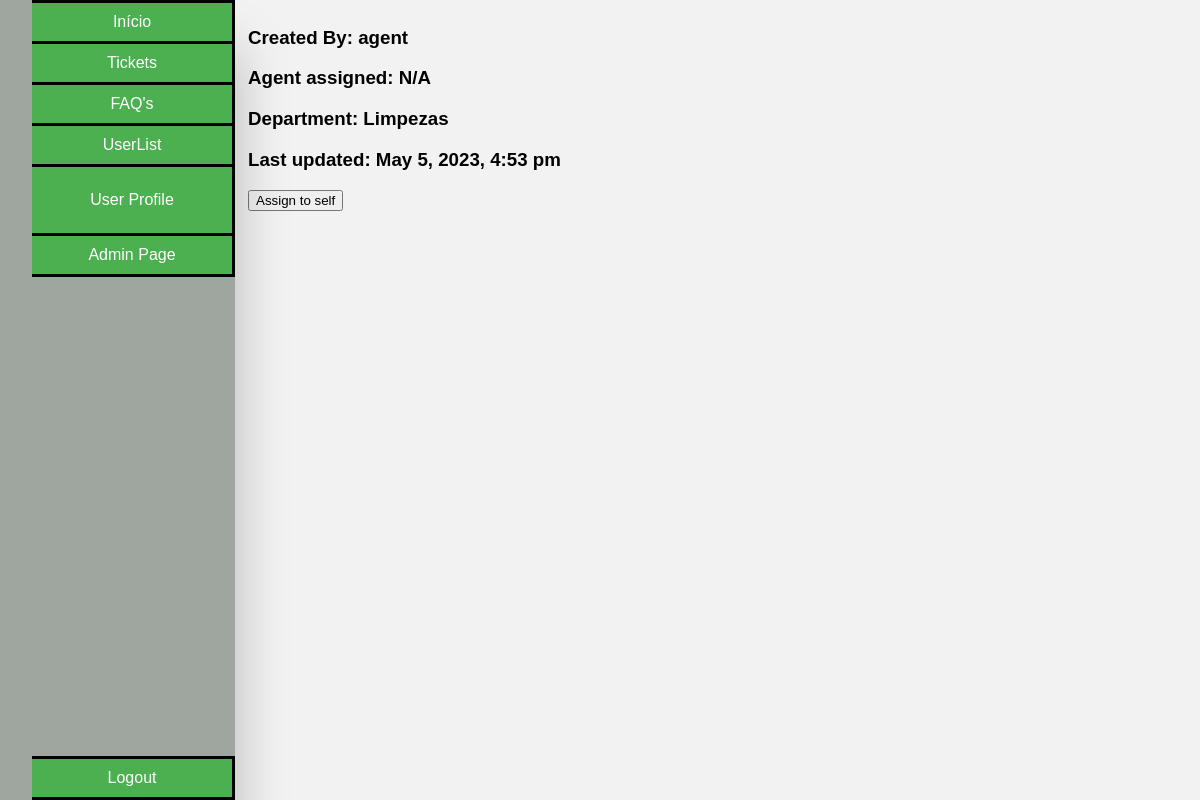
Page /ticket_page.php?ticket_id=6 (signed in) on the earlier database version.
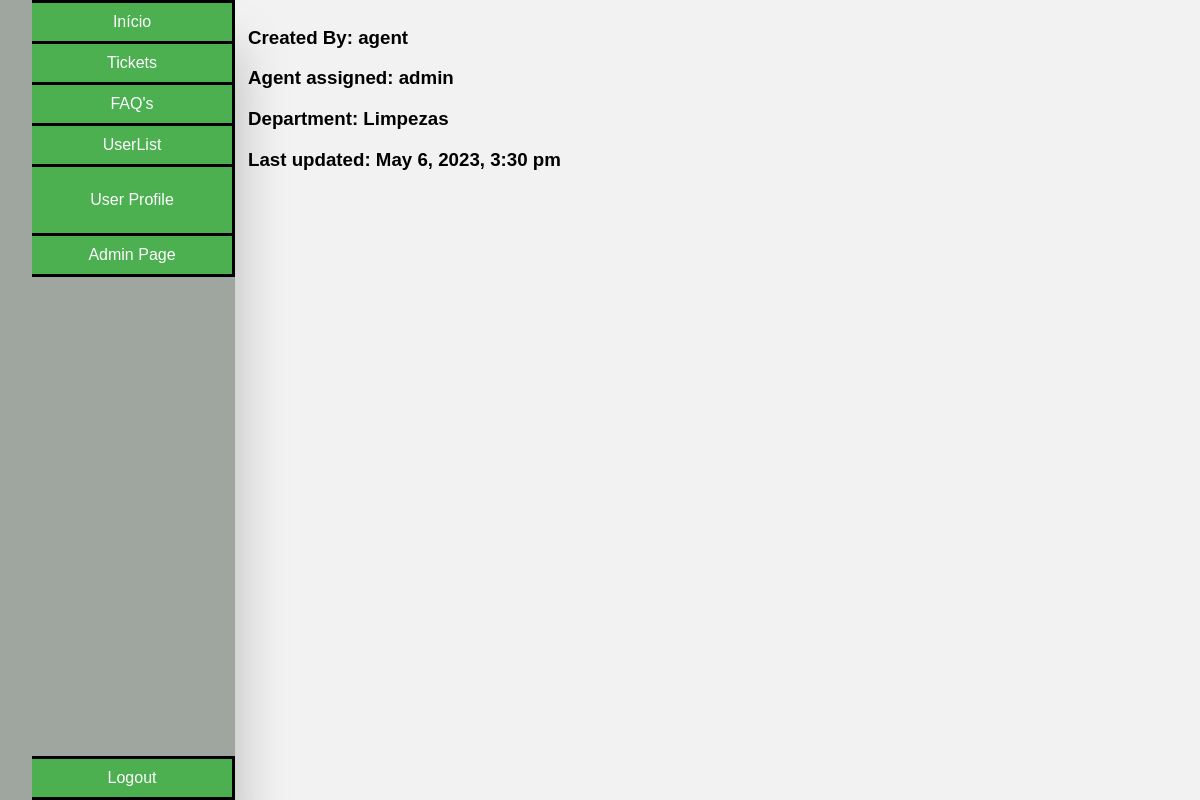
Same page on the later database version.
### tables this page shows
CREATE TABLE tickets(
    id INTEGER PRIMARY KEY,
    department_id INTEGER,
    client_id INTEGER,
    agent_id INTEGER,
    subject VARCHAR(200) NOT NULL,
    description TEXT NOT NULL,
    status VARCHAR(10) CHECK(status = 'open' or status = 'assigned' or status = 'closed') NOT NULL,
    priority VARCHAR(10) CHECK(priority = 'low' or priority = 'medium' or priority ='high') NOT NULL,
    created_at DATETIME NOT NULL,
    updated_at DATETIME,
    FOREIGN KEY (department_id) REFERENCES department(id),
    FOREIGN KEY (client_id) REFERENCES user(id),
    FOREIGN KEY (agent_id) REFERENCES user(id)
);

CREATE TABLE user(
    id INTEGER PRIMARY KEY,
    name VARCHAR(50) NOT NULL,
    username VARCHAR(50) UNIQUE NOT NULL,
    email VARCHAR(50) UNIQUE NOT NULL,
    password VARCHAR(255) NOT NULL,
    role VARCHAR(10) CHECK(role = 'client' or role = 'agent' or role = 'admin') NOT NULL
);

### functions.php (called while the page is built, shortened)
<?php
function searchUser($id){
    $db = getDatabaseConnection();
    $stmt = $db->prepare('SELECT * FROM user WHERE id = ?');
    $stmt->execute(array($id));
    return $stmt->fetch();
}
function searchDepartment($department_id){
    $db = getDatabaseConnection();
    $stmt = $db->prepare('SELECT * FROM department WHERE id = ?');
    $stmt->execute(array($department_id));
    $department = $stmt->fetch();
    return $department;
}
?>

### ticket_page.php (the view, shortened to what this page needs)
<?php
require_once('functions.php');
$db = getDatabaseConnection();
$user = searchUser($_SESSION["user_id"]);
$stmt = $db->prepare('SELECT * FROM tickets WHERE id = ?');
$stmt->execute(array($_GET["ticket_id"]));
$ticket_to_display = $stmt->fetch();
?>
<!DOCTYPE html>
<html lang="en-US">
<link rel="stylesheet" href="css/style_index.css">
   <head>
   </head>
   <body>
    <div class="container_master">
      <div class="container">
        <ul class="buttons">
            <li class="index"><a href="index.php">Início</a></li>
            <li class="tickets"><a href="tickets.php">Tickets</a></li>
            <li class="faqs"><a href="faqs.php">FAQ's</a></li>
            <li class="users"><a href="users.php">UserList</a></li>
            <li class="profile"><button onclick="sendDataUser('<?php echo $user['username'] ?>')">User Profile</button></li>
            <?php if($user["role"] == "admin"): ?>
            <li class="admin_page"><a href="admin_page.php">Admin Page</a></li>
            <?php endif; ?>
            <li class="logout"><a href="logout.php">Logout</a></li>
        </ul>
      </div>
      <div class="content">
        <div>
          <h3>Created By: <?php $search_user = searchUser($ticket_to_display["client_id"]); echo $search_user["name"]?></h3>
          <h3>Agent assigned: <?php $search_user = searchUser($ticket_to_display["agent_id"]); if($search_user != null){echo $search_user["name"];}else{echo "N/A";}?></h3>
          <h3>Department: <?php $department = searchDepartment($ticket_to_display["department_id"]);if($department != null){echo $department["name"];}else{echo "N/A";}?></h3>
          <h3>Last updated: <?php if($ticket_to_display["updated_at"] == null){echo $ticket_to_display["created_at"];}else{echo $ticket_to_display["updated_at"];} ?></h3>
        </div>
        <?php if(($user["role"] != "client" && $ticket_to_display["agent_id"] == null) && ($user["id"] != $ticket_to_display["client_id"])):?>
        <div class="addAgent">
        <form method="POST">
          <button type="submit">Assign to self</button>
        </form>
        </div>
        <?php endif;?>
      </div>
    </div>
   </body>
</html>

Differences in the rows shown:
now on this page (row unchanged): user: name "admin"
changed tickets: updated_at "May 5, 2023, 4:53 pm" → "May 6, 2023, 3:30 pm"; agent_id empty → 4 (drawn)
Other differences:
text no longer shown: "N/A Assign to self"
